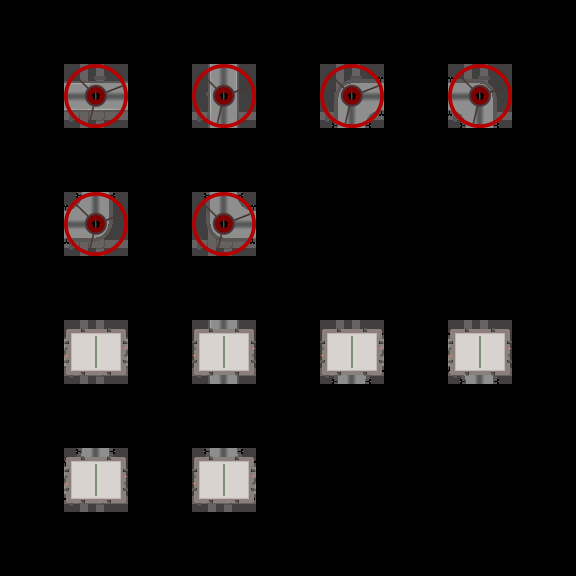

This game map was drawn from its Tiled (.tmx) file and the tilesets committed beside it. A one-line description and the trimmed map source follow:
An orthogonal 9x9 tile map with 64x64 px tiles, 6 tile layers (Regions, Input_set, Output_back, Output_tuyaux, ...), 3 tilesets.

<map version="1.0" orientation="orthogonal" renderorder="right-down" width="9" height="9" tilewidth="64" tileheight="64">
 <tileset firstgid="1" name="set_sprite" tilewidth="64" tileheight="64">
  <image source="set_sprite.png" trans="ff00ff" width="256" height="256" />
  <tile id="0">
   <properties>
    <property name="capacites" value="empty" />
    <property name="coordonnees" value="empty" />
   </properties>
  </tile>
 </tileset>
 <tileset firstgid="17" name="set_rules" tilewidth="64" tileheight="64">
  <image source="set_rules.png" trans="ff00ff" width="128" height="128" />
 </tileset>
 <tileset firstgid="21" name="coffeePlumbingTexture_v1_1" tilewidth="64" tileheight="64">
  <image source="coffeePlumbingTexture_v1_1.png" trans="ff00ff" width="576" height="128" />
  <tile id="0">
   <properties>
    <property name="name" value="horizontal" />
   </properties>
  </tile>
  <tile id="1">
   <properties>
    <property name="name" value="vertical" />
   </properties>
  </tile>
  <tile id="2">
   <properties>
    <property name="name" value="extrémité_verticale" />
   </properties>
  </tile>
  <tile id="3">
   <properties>
    <property name="name" value="extrémité_verticale" />
   </properties>
  </tile>
  <tile id="4">
   <properties>
    <property name="name" value="extrémité_horizontale" />
   </properties>
  </tile>
  <tile id="5">
   <properties>
    <property name="name" value="extrémité_horizontale" />
   </properties>
  </tile>
  <tile id="6">
   <properties>
    <property name="name" value="4way" />
   </properties>
  </tile>
  <tile id="8">
   <properties>
    <property name="capacity" value="" />
   </properties>
  </tile>
  <tile id="9">
   <properties>
    <property name="name" value="left_top" />
   </properties>
  </tile>
  <tile id="10">
   <properties>
    <property name="name" value="left_bottom" />
   </properties>
  </tile>
  <tile id="11">
   <properties>
    <property name="name" value="top_right" />
   </properties>
  </tile>
  <tile id="12">
   <properties>
    <property name="name" value="bottom_right" />
   </properties>
  </tile>
  <tile id="13">
   <properties>
    <property name="name" value="3way_bottom" />
   </properties>
  </tile>
  <tile id="14">
   <properties>
    <property name="name" value="3way_left" />
   </properties>
  </tile>
  <tile id="15">
   <properties>
    <property name="name" value="3way_right" />
   </properties>
  </tile>
  <tile id="16">
   <properties>
    <property name="name" value="3way_top" />
   </properties>
  </tile>
 </tileset>
 <layer name="Regions" width="9" height="9">
  <data>[81 cells, 12 non-empty, 1 distinct tile ids]</data>
 </layer>
 <layer name="Input_set" width="9" height="9">
  <data>[81 cells, 12 non-empty, 12 distinct tile ids]</data>
 </layer>
 <layer name="Output_back" width="9" height="9">
  <data>[81 cells, 12 non-empty, 1 distinct tile ids]</data>
 </layer>
 <layer name="Output_tuyaux" width="9" height="9">
  <properties>
   <property name="bloque" value="empty" />
  </properties>
  <data>[81 cells, 12 non-empty, 6 distinct tile ids]</data>
 </layer>
 <layer name="Output_vannes" width="9" height="9">
  <data>[81 cells, 6 non-empty, 1 distinct tile ids]</data>
 </layer>
 <layer name="Output_koffeeMeters" width="9" height="9">
  <properties>
   <property name="capacites" value="empty" />
   <property name="coordonnees" value="empty" />
  </properties>
  <data>[81 cells, 6 non-empty, 1 distinct tile ids]</data>
 </layer>
</map>
